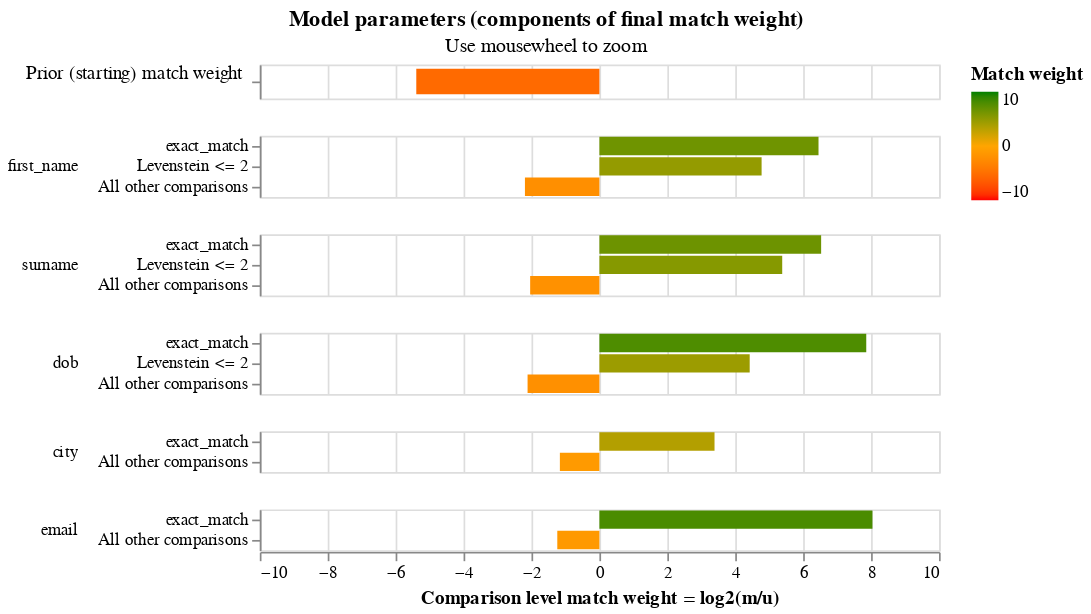

This figure's notebook cell:
### Code cell
linker.match_weights_chart()

### Figure 1 — Vega-Lite specification as saved in the notebook (floating-point values rounded to 4 significant figures)
{"$schema": "https://vega.github.io/schema/vega-lite/v5.2.json", "config": {"header": {"title": null}, "mark": {"tooltip": null}, "title": {"anchor": "middle"}, "view": {"height": 60, "width": 400}}, "data": {"values": [{"bayes_factor": 0.02382, "bayes_factor_description": "The probability that two random records drawn at random match is 0.023 or one in  43.0 records.This is equivalent to a starting match weight of -5.392.", "comparison_name": "probability_two_random_records_match", "comparison_sort_order": -1, "comparison_vector_value": 0, "has_tf_adjustments": false, "is_null_level": false, "label_for_charts": "", "log2_bayes_factor": -5.392, "m_probability": null, "m_probability_description": null, "max_comparison_vector_value": 0, "probability_two_random_records_match": 0.02326, "sql_condition": null, "tf_adjustment_column": null, "tf_adjustment_weight": null, "u_probability": null, "u_probability_description": null}, {"bayes_factor": 87.57, "bayes_factor_description": "If comparison level is `exact_match` then comparison is 87.57 times more likely to be a match", "comparison_name": "first_name", "comparison_sort_order": 0, "comparison_vector_value": 2, "has_tf_adjustments": true, "is_null_level": false, "label_for_charts": "exact_match", "log2_bayes_factor": 6.452, "m_probability": 0.5074, "m_probability_description": "Amongst matching record comparisons, 50.74% of records are in the exact_match comparison level", "max_comparison_vector_value": 2, "probability_two_random_records_match": 0.02326, "sql_condition": "first_name_l = first_name_r", "tf_adjustment_column": "first_name", "tf_adjustment_weight": 1, "u_probability": 0.005794, "u_probability_description": "Amongst non-matching record comparisons, 0.58% of records are in the exact_match comparison level"}, {"bayes_factor": 27.41, "bayes_factor_description": "If comparison level is `levenstein <= 2` then comparison is 27.41 times more likely to be a match", "comparison_name": "first_name", "comparison_sort_order": 0, "comparison_vector_value": 1, "has_tf_adjustments": false, "is_null_level": false, "label_for_charts": "Levenstein <= 2", "log2_bayes_factor": 4.777, "m_probability": 0.2774, "m_probability_description": "Amongst matching record comparisons, 27.74% of records are in the levenstein <= 2 comparison level", "max_comparison_vector_value": 2, "probability_two_random_records_match": 0.02326, "sql_condition": "levenshtein(first_name_l, first_name_r) <= 2", "tf_adjustment_column": null, "tf_adjustment_weight": 1, "u_probability": 0.01012, "u_probability_description": "Amongst non-matching record comparisons, 1.01% of records are in the levenstein <= 2 comparison level"}, {"bayes_factor": 0.2188, "bayes_factor_description": "If comparison level is `all other comparisons` then comparison is  4.57 times less likely to be a match", "comparison_name": "first_name", "comparison_sort_order": 0, "comparison_vector_value": 0, "has_tf_adjustments": false, "is_null_level": false, "label_for_charts": "All other comparisons", "log2_bayes_factor": -2.193, "m_probability": 0.2153, "m_probability_description": "Amongst matching record comparisons, 21.53% of records are in the all other comparisons comparison level", "max_comparison_vector_value": 2, "probability_two_random_records_match": 0.02326, "sql_condition": "ELSE", "tf_adjustment_column": null, "tf_adjustment_weight": 1, "u_probability": 0.9841, "u_probability_description": "Amongst non-matching record comparisons, 98.41% of records are in the all other comparisons comparison level"}, {"bayes_factor": 92.39, "bayes_factor_description": "If comparison level is `exact_match` then comparison is 92.39 times more likely to be a match", "comparison_name": "surname", "comparison_sort_order": 1, "comparison_vector_value": 2, "has_tf_adjustments": true, "is_null_level": false, "label_for_charts": "exact_match", "log2_bayes_factor": 6.53, "m_probability": 0.4518, "m_probability_description": "Amongst matching record comparisons, 45.18% of records are in the exact_match comparison level", "max_comparison_vector_value": 2, "probability_two_random_records_match": 0.02326, "sql_condition": "surname_l = surname_r", "tf_adjustment_column": "surname", "tf_adjustment_weight": 1, "u_probability": 0.00489, "u_probability_description": "Amongst non-matching record comparisons, 0.49% of records are in the exact_match comparison level"}, {"bayes_factor": 41.74, "bayes_factor_description": "If comparison level is `levenstein <= 2` then comparison is 41.74 times more likely to be a match", "comparison_name": "surname", "comparison_sort_order": 1, "comparison_vector_value": 1, "has_tf_adjustments": false, "is_null_level": false, "label_for_charts": "Levenstein <= 2", "log2_bayes_factor": 5.384, "m_probability": 0.3078, "m_probability_description": "Amongst matching record comparisons, 30.78% of records are in the levenstein <= 2 comparison level", "max_comparison_vector_value": 2, "probability_two_random_records_match": 0.02326, "sql_condition": "levenshtein(surname_l, surname_r) <= 2", "tf_adjustment_column": null, "tf_adjustment_weight": 1, "u_probability": 0.007374, "u_probability_description": "Amongst non-matching record comparisons, 0.74% of records are in the levenstein <= 2 comparison level"}, {"bayes_factor": 0.2434, "bayes_factor_description": "If comparison level is `all other comparisons` then comparison is  4.11 times less likely to be a match", "comparison_name": "surname", "comparison_sort_order": 1, "comparison_vector_value": 0, "has_tf_adjustments": false, "is_null_level": false, "label_for_charts": "All other comparisons", "log2_bayes_factor": -2.039, "m_probability": 0.2404, "m_probability_description": "Amongst matching record comparisons, 24.04% of records are in the all other comparisons comparison level", "max_comparison_vector_value": 2, "probability_two_random_records_match": 0.02326, "sql_condition": "ELSE", "tf_adjustment_column": null, "tf_adjustment_weight": 1, "u_probability": 0.9877, "u_probability_description": "Amongst non-matching record comparisons, 98.77% of records are in the all other comparisons comparison level"}, {"bayes_factor": 232.0, "bayes_factor_description": "If comparison level is `exact_match` then comparison is 232.03 times more likely to be a match", "comparison_name": "dob", "comparison_sort_order": 2, "comparison_vector_value": 2, "has_tf_adjustments": true, "is_null_level": false, "label_for_charts": "exact_match", "log2_bayes_factor": 7.858, "m_probability": 0.4055, "m_probability_description": "Amongst matching record comparisons, 40.55% of records are in the exact_match comparison level", "max_comparison_vector_value": 2, "probability_two_random_records_match": 0.02326, "sql_condition": "dob_l = dob_r", "tf_adjustment_column": "dob", "tf_adjustment_weight": 1, "u_probability": 0.001748, "u_probability_description": "Amongst non-matching record comparisons, 0.17% of records are in the exact_match comparison level"}, {"bayes_factor": 21.49, "bayes_factor_description": "If comparison level is `levenstein <= 2` then comparison is 21.49 times more likely to be a match", "comparison_name": "dob", "comparison_sort_order": 2, "comparison_vector_value": 1, "has_tf_adjustments": false, "is_null_level": false, "label_for_charts": "Levenstein <= 2", "log2_bayes_factor": 4.426, "m_probability": 0.3679, "m_probability_description": "Amongst matching record comparisons, 36.79% of records are in the levenstein <= 2 comparison level", "max_comparison_vector_value": 2, "probability_two_random_records_match": 0.02326, "sql_condition": "levenshtein(dob_l, dob_r) <= 2", "tf_adjustment_column": null, "tf_adjustment_weight": 1, "u_probability": 0.01712, "u_probability_description": "Amongst non-matching record comparisons, 1.71% of records are in the levenstein <= 2 comparison level"}, {"bayes_factor": 0.2309, "bayes_factor_description": "If comparison level is `all other comparisons` then comparison is  4.33 times less likely to be a match", "comparison_name": "dob", "comparison_sort_order": 2, "comparison_vector_value": 0, "has_tf_adjustments": false, "is_null_level": false, "label_for_charts": "All other comparisons", "log2_bayes_factor": -2.115, "m_probability": 0.2265, "m_probability_description": "Amongst matching record comparisons, 22.65% of records are in the all other comparisons comparison level", "max_comparison_vector_value": 2, "probability_two_random_records_match": 0.02326, "sql_condition": "ELSE", "tf_adjustment_column": null, "tf_adjustment_weight": 1, "u_probability": 0.9811, "u_probability_description": "Amongst non-matching record comparisons, 98.11% of records are in the all other comparisons comparison level"}, {"bayes_factor": 10.48, "bayes_factor_description": "If comparison level is `exact_match` then comparison is 10.48 times more likely to be a match", "comparison_name": "city", "comparison_sort_order": 3, "comparison_vector_value": 1, "has_tf_adjustments": true, "is_null_level": false, "label_for_charts": "exact_match", "log2_bayes_factor": 3.39, "m_probability": 0.5782, "m_probability_description": "Amongst matching record comparisons, 57.82% of records are in the exact_match comparison level", "max_comparison_vector_value": 1, "probability_two_random_records_match": 0.02326, "sql_condition": "city_l = city_r", "tf_adjustment_column": "city", "tf_adjustment_weight": 1, "u_probability": 0.05515, "u_probability_description": "Amongst non-matching record comparisons, 5.51% of records are in the exact_match comparison level"}, {"bayes_factor": 0.4464, "bayes_factor_description": "If comparison level is `all other comparisons` then comparison is  2.24 times less likely to be a match", "comparison_name": "city", "comparison_sort_order": 3, "comparison_vector_value": 0, "has_tf_adjustments": false, "is_null_level": false, "label_for_charts": "All other comparisons", "log2_bayes_factor": -1.164, "m_probability": 0.4218, "m_probability_description": "Amongst matching record comparisons, 42.18% of records are in the all other comparisons comparison level", "max_comparison_vector_value": 1, "probability_two_random_records_match": 0.02326, "sql_condition": "ELSE", "tf_adjustment_column": null, "tf_adjustment_weight": 1, "u_probability": 0.9449, "u_probability_description": "Amongst non-matching record comparisons, 94.49% of records are in the all other comparisons comparison level"}, {"bayes_factor": 263.2, "bayes_factor_description": "If comparison level is `exact_match` then comparison is 263.23 times more likely to be a match", "comparison_name": "email", "comparison_sort_order": 4, "comparison_vector_value": 1, "has_tf_adjustments": true, "is_null_level": false, "label_for_charts": "exact_match", "log2_bayes_factor": 8.04, "m_probability": 0.5775, "m_probability_description": "Amongst matching record comparisons, 57.75% of records are in the exact_match comparison level", "max_comparison_vector_value": 1, "probability_two_random_records_match": 0.02326, "sql_condition": "email_l = email_r", "tf_adjustment_column": "email", "tf_adjustment_weight": 1, "u_probability": 0.002194, "u_probability_description": "Amongst non-matching record comparisons, 0.22% of records are in the exact_match comparison level"}, {"bayes_factor": 0.4234, "bayes_factor_description": "If comparison level is `all other comparisons` then comparison is  2.36 times less likely to be a match", "comparison_name": "email", "comparison_sort_order": 4, "comparison_vector_value": 0, "has_tf_adjustments": false, "is_null_level": false, "label_for_charts": "All other comparisons", "log2_bayes_factor": -1.24, "m_probability": 0.4225, "m_probability_description": "Amongst matching record comparisons, 42.25% of records are in the all other comparisons comparison level", "max_comparison_vector_value": 1, "probability_two_random_records_match": 0.02326, "sql_condition": "ELSE", "tf_adjustment_column": null, "tf_adjustment_weight": 1, "u_probability": 0.9978, "u_probability_description": "Amongst non-matching record comparisons, 99.78% of records are in the all other comparisons comparison level"}]}, "resolve": {"axis": {"y": "independent"}, "scale": {"y": "independent"}}, "selection": {"zoom_selector": {"bind": "scales", "encodings": ["x"], "type": "interval"}}, "title": {"subtitle": "Use mousewheel to zoom", "text": "Model parameters (components of final match weight)"}, "vconcat": [{"encoding": {"color": {"field": "log2_bayes_factor", "scale": {"domain": [-10, 0, 10], "range": ["red", "orange", "green"]}, "title": "Match weight", "type": "quantitative"}, "tooltip": [{"field": "comparison_name", "title": "Comparison name", "type": "nominal"}, {"field": "probability_two_random_records_match", "format": ".4f", "title": "Probability two random records match", "type": "nominal"}, {"field": "log2_bayes_factor", "format": ",.4f", "title": "Equivalent match weight", "type": "quantitative"}, {"field": "bayes_factor_description", "title": "Match weight description", "type": "nominal"}], "x": {"axis": {"domain": false, "labels": false, "ticks": false, "title": ""}, "field": "log2_bayes_factor", "scale": {"domain": [-10, 10]}, "type": "quantitative"}, "y": {"axis": {"title": "Prior (starting) match weight", "titleAlign": "right", "titleAngle": 0, "titleFontWeight": "normal"}, "field": "label_for_charts", "sort": {"field": "comparison_vector_value", "order": "descending"}, "type": "nominal"}}, "height": 20, "mark": {"clip": true, "height": 15, "type": "bar"}, "selection": {"zoom_selector": {"bind": "scales", "encodings": ["x"], "type": "interval"}}, "transform": [{"filter": "(datum.comparison_name == 'probability_two_random_records_match')"}]}, {"encoding": {"color": {"field": "log2_bayes_factor", "scale": {"domain": [-10, 0, 10], "range": ["red", "orange", "green"]}, "title": "Match weight", "type": "quantitative"}, "row": {"field": "comparison_name", "header": {"labelAlign": "left", "labelAnchor": "middle", "labelAngle": 0}, "sort": {"field": "comparison_sort_order"}, "type": "nominal"}, "tooltip": [{"field": "comparison_name", "title": "Comparison name", "type": "nominal"}, {"field": "label_for_charts", "title": "Label", "type": "ordinal"}, {"field": "sql_condition", "title": "SQL condition", "type": "nominal"}, {"field": "m_probability", "format": ".4f", "title": "M probability", "type": "quantitative"}, {"field": "u_probability", "format": ".4f", "title": "U probability", "type": "quantitative"}, {"field": "bayes_factor", "format": ",.4f", "title": "Bayes factor = m/u", "type": "quantitative"}, {"field": "log2_bayes_factor", "format": ",.4f", "title": "Match weight = log2(m/u)", "type": "quantitative"}, {"field": "bayes_factor_description", "title": "Match weight description", "type": "nominal"}], "x": {"axis": {"title": "Comparison level match weight = log2(m/u)"}, "field": "log2_bayes_factor", "scale": {"domain": [-10, 10]}, "type": "quantitative"}, "y": {"axis": {"title": null}, "field": "label_for_charts", "sort": {"field": "comparison_vector_value", "order": "descending"}, "type": "nominal"}}, "height": {"step": 12}, "mark": {"clip": true, "type": "bar"}, "resolve": {"axis": {"y": "independent"}, "scale": {"y": "independent"}}, "selection": {"zoom_selector": {"bind": "scales", "encodings": ["x"], "type": "interval"}}, "transform": [{"filter": "(datum.comparison_name != 'probability_two_random_records_match')"}]}]}
